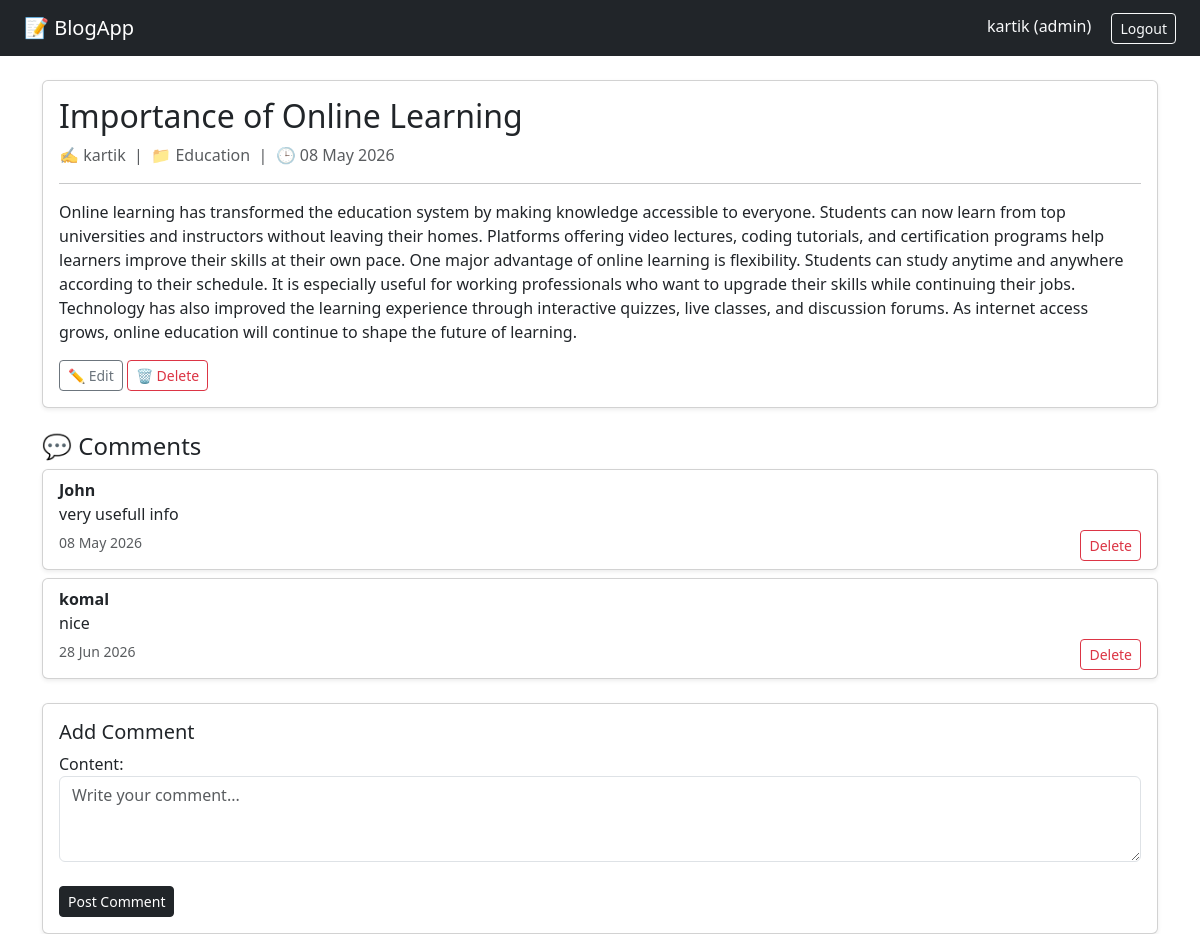
The app's page /blog/article/2/ (signed in) with its own data.
### Accounts/models.py (models this page shows)
class CustomUser(AbstractUser):
    ROLE_CHOICES = (
        ('reader', 'Reader'),
        ('author', 'Author'),
        ('admin', 'Admin'),
    )
    role = models.CharField(max_length=10, choices=ROLE_CHOICES, default='reader')
    def __str__(self):
        return self.username

### blog/models.py (models this page shows, shortened)
class Article(models.Model):
    title = models.CharField(max_length=200)
    content = models.TextField()
    author = models.ForeignKey(settings.AUTH_USER_MODEL, on_delete=models.CASCADE)
    category = models.ForeignKey(Category, on_delete=models.SET_NULL, null = True)
    created_date = models.DateTimeField(auto_now_add=True)

class Category(models.Model):
    name = models.CharField(max_length=100, unique=True)
    def __str__(self):
        return self.name

class Comment(models.Model):
    article = models.ForeignKey(
    Article,
    on_delete=models.CASCADE,
    related_name='comments')
    user = models.ForeignKey(settings.AUTH_USER_MODEL, on_delete=models.CASCADE)
    content = models.TextField()
    created_date = models.DateTimeField(auto_now_add=True)

### blog/views.py (the view)
# urls.py: path('article/<int:id>/', article_detail, name='article_detail'),
def article_detail(request, id):
    article = get_object_or_404(Article, id=id)
    form = CommentForm()
    return render(request, 'app/article_detail.html', {'article': article, 'form':form})

### blog/forms.py
class CommentForm(forms.ModelForm):
    class Meta:
        model = Comment
        fields = ['content']
        widgets = {
            'content': forms.Textarea(attrs={
                'class': 'form-control',
                'placeholder': 'Write your comment...',
                'rows': 3
            })
        }

### blog/templates/app/article_detail.html (shortened to what this page needs)
{% extends 'base.html' %}
{% block content %}
<div class="card shadow-sm mb-4">
    <div class="card-body">
        <h2 class="card-title">{{ article.title }}</h2>
        <p class="text-muted">✍️ {{ article.author }} &nbsp;|&nbsp; 📁 {{ article.category }} &nbsp;|&nbsp; 🕒 {{ article.created_date|date:"d M Y" }}</p>
        <hr>
        <p>{{ article.content }}</p>
        {% if request.user == article.author %}
        <div class="mt-3">
            <a href="{% url 'update_article' article.id %}" class="btn btn-outline-secondary btn-sm">✏️ Edit</a>
            <a href="{% url 'delete_article' article.id %}" class="btn btn-outline-danger btn-sm">🗑️ Delete</a>
        </div>
        {% endif %}
    </div>
</div>
<h4>💬 Comments</h4>
{% for comment in article.comments.all %}
<div class="card mb-2 shadow-sm">
    <div class="card-body py-2">
        <strong>{{ comment.user }}</strong>
        <p class="mb-1">{{ comment.content }}</p>
        <small class="text-muted">{{ comment.created_date|date:"d M Y" }}</small>
        {% if request.user == comment.user or request.user.is_superuser %}
            <a href="{% url 'delete_comment' comment.id %}" class="btn btn-outline-danger btn-sm float-end">Delete</a>
        {% endif %}
    </div>
</div>
{% empty %}
    <p class="text-muted">No comments yet.</p>
{% endfor %}
{% if user.is_authenticated %}
<div class="card mt-4 shadow-sm">
    <div class="card-body">
        <h5>Add Comment</h5>
        <form method="POST" action="{% url 'add_comment' article.id %}">
            {{ form.as_p }}
            <button type="submit" class="btn btn-dark btn-sm mt-2">Post Comment</button>
        </form>
    </div>
</div>
{% else %}
    <p class="text-muted mt-3">Please <a href="{% url 'login' %}">login</a> to comment.</p>
{% endif %}
{% endblock %}

### templates/base.html (shortened to what this page needs)
<!DOCTYPE html>
<html lang="en">
<head>
    <link href="https://cdn.jsdelivr.net/npm/bootstrap@5.3.0/dist/css/bootstrap.min.css" rel="stylesheet">
</head>
<body>
<nav class="navbar navbar-expand-lg navbar-dark bg-dark px-4">
    <a class="navbar-brand" href="{% url 'article_list' %}">📝 BlogApp</a>
    <div class="ms-auto">
        {% if user.is_authenticated %}
            <span class="text-light me-3">{{ user.username }} ({{ user.role }})</span>
            <form method="POST" action="{% url 'logout' %}" class="d-inline">
                <button class="btn btn-outline-light btn-sm">Logout</button>
            </form>
        {% else %}
            <a href="{% url 'login' %}" class="btn btn-outline-light btn-sm">Login</a>
        {% endif %}
    </div>
</nav>
<div class="container mt-4">
    {% block content %}{% endblock %}
</div>
</body>
</html>

### records on screen
CustomUser: username "kartik", role "admin"
Article: title "Importance of Online Learning", author "kartik", category "Education", created_date "08 May 2026", content "Online learning has transformed the education system by making knowledge accessible to everyone. Students can now learn from top universities and instructors without leaving their homes. Platforms offering video lectures, coding tutorials, and certification programs help learners improve their skills at their own pace. One major advantage of online learning is flexibility. Students can study anytime and anywhere according to their schedule. It is especially useful for working professionals who want to upgrade their skills while continuing their jobs. Technology has also improved the learning experience through interactive quizzes, live classes, and discussion forums. As internet access…"
Comment: user "John", content "very usefull info", created_date "08 May 2026", shows "Delete"
Comment: user "komal", content "nice", created_date "28 Jun 2026", shows "Delete"
